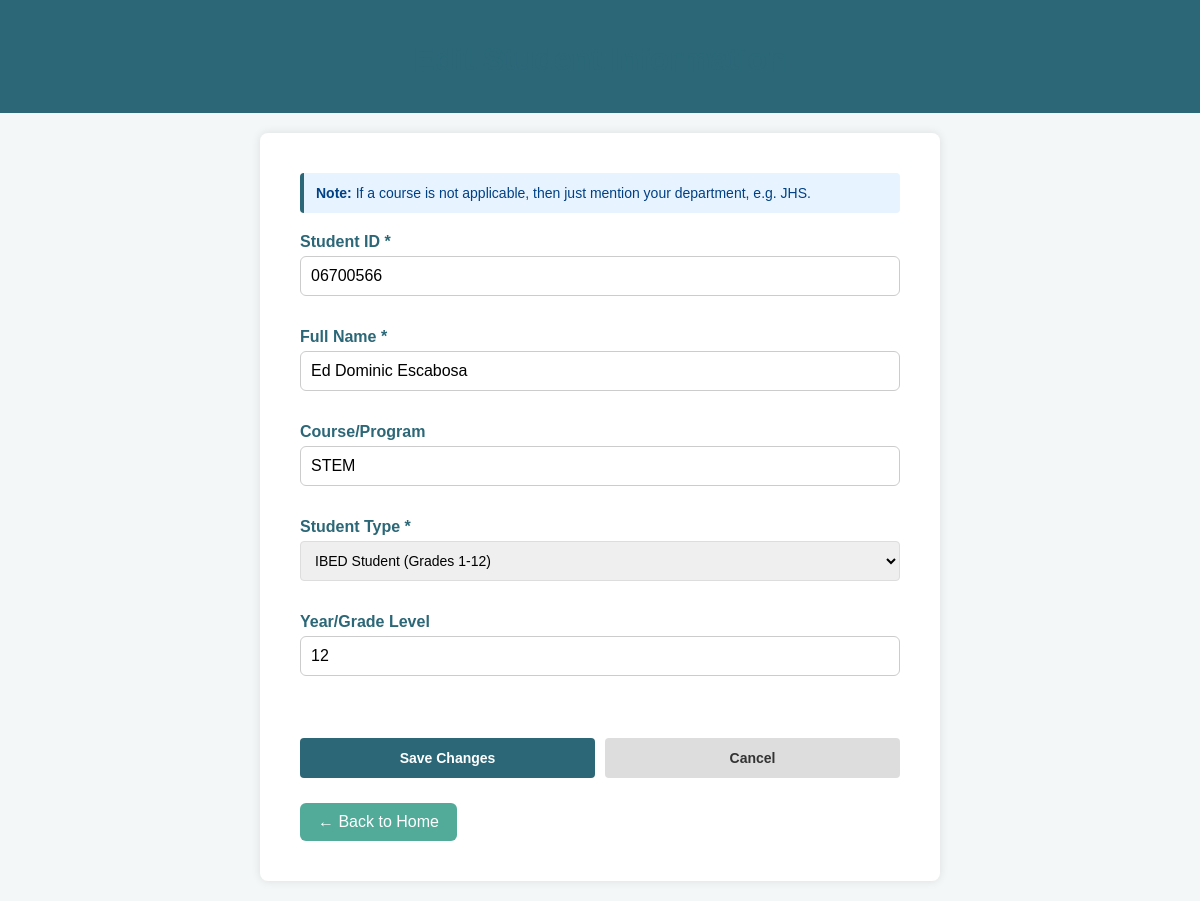
/edit_student/06700566, run on the app's committed database.
### tables this page shows
CREATE TABLE students (
            student_id TEXT PRIMARY KEY,
            name TEXT NOT NULL,
            course TEXT,
            year_level INTEGER, student_type TEXT DEFAULT 'college');

### CV-app/app.py (the view, shortened to what this page needs)
@app.route('/edit_student/<student_id>', methods=['GET', 'POST'])
def edit_student(student_id):
    conn = sqlite3.connect("database.db")
    c = conn.cursor()
    c.execute("SELECT student_id, name, course, year_level, student_type FROM students WHERE student_id=?", (student_id,))
    student = c.fetchone()
    conn.close()
    if not student:
        flash("Student not found.")
        return redirect(url_for('registered_students'))
    return render_template('edit_student.html', student=student)

### CV-app/templates/edit_student.html (shortened to what this page needs)
<!DOCTYPE html>
<html lang="en">
<head>
    <link rel="stylesheet" href="{{ url_for('static', filename='style.css') }}">
</head>
<body>
    <header>
        <h1>Edit Student Information</h1>
    </header>
    <div class="container">
        <div class="info-box">
            <strong>Note:</strong> If a course is not applicable, then just mention your department, e.g. JHS.
        </div>
        <form method="POST">
            <div class="form-group">
                <label for="student_id">Student ID *</label>
                <input type="text" id="student_id" name="student_id" value="{{ student[0] }}" required>
            </div>
            <div class="form-group">
                <label for="name">Full Name *</label>
                <input type="text" id="name" name="name" value="{{ student[1] }}" required>
            </div>
            <div class="form-group">
                <label for="course">Course/Program</label>
                <input type="text" id="course" name="course" value="{{ student[2] or '' }}">
            </div>
            <div class="form-group">
                <label for="student_type">Student Type *</label>
                <select id="student_type" name="student_type" required>
                    <option value="ibed" {% if student[4] == 'ibed' %}selected{% endif %}>IBED Student (Grades 1-12)</option>
                </select>
            </div>
            <div class="form-group">
                <label for="year_level">Year/Grade Level</label>
                <input type="text" id="year_level" name="year_level" value="{{ student[3] or '' }}" placeholder="e.g., 1, 2, 3...">
            </div>
            <div class="button-group">
                <button type="submit">Save Changes</button>
                <a href="/registered_students" class="btn-cancel">Cancel</a>
            </div>
        </form>
        <a href="/" class="back-button">← Back to Home</a>
    </div>
</body>
</html>

### CV-app/static/style.css (style rules this page uses)
body { font-family: 'Segoe UI', Tahoma, Geneva, Verdana, sans-serif; background: linear-gradient(to right, #e9f1fb, #f5f9ff); margin: 0; padding: 0; }
.container { max-width: 800px; margin: 40px auto; padding: 30px 40px; background-color: #ffffff; border-radius: 14px; box-shadow: 0 6px 25px rgba(0, 0, 0, 0.08); }
h1, h2 { color: #1f3b73; text-align: center; margin-bottom: 15px; }
form { display: flex; flex-direction: column; gap: 12px; margin-top: 10px; }
label { font-weight: 600; color: #333; }
input[type="text"], input[type="number"], textarea, select { padding: 10px; border: 1px solid #ccc; border-radius: 6px; font-size: 16px; width: 100%; box-sizing: border-box; }
button, input[type="submit"] { background-color: #1e90ff; color: white; padding: 10px 16px; border: none; border-radius: 6px; font-size: 16px; cursor: pointer; transition: background-color 0.25s ease; }
a.back-button { display: inline-block; margin-top: 25px; padding: 10px 18px; background-color: #52ab98; color: white; text-decoration: none; border-radius: 6px; font-weight: 500; transition: background-color 0.3s; }
button { min-width: 120px; }

### CV-app/templates/edit_student.html (style rules this page uses)
body { font-family: Arial, sans-serif; background: #f4f7f8; margin: 0; padding: 0; }
header { background-color: #2b6777; padding: 20px; color: white; text-align: center; }
.container { padding: 40px; max-width: 600px; margin: 20px auto; background: white; box-shadow: 0 0 10px rgba(0,0,0,0.1); border-radius: 8px; }
h1, h2 { color: #2b6777; }
form { margin-top: 20px; }
.form-group { margin-bottom: 20px; }
label { display: block; margin-bottom: 5px; color: #2b6777; font-weight: bold; }
input, select { width: 100%; padding: 10px; border: 1px solid #ddd; border-radius: 4px; font-size: 14px; box-sizing: border-box; transition: border-color 0.3s; }
.button-group { display: flex; gap: 10px; margin-top: 30px; }
button, .btn-cancel { flex: 1; padding: 12px; border: none; border-radius: 4px; font-size: 14px; font-weight: bold; cursor: pointer; transition: background-color 0.3s; }
button { background-color: #2b6777; color: white; }
.btn-cancel { background-color: #ddd; color: #333; text-decoration: none; display: flex; align-items: center; justify-content: center; }
.info-box { background-color: #e7f3ff; border-left: 4px solid #2b6777; padding: 12px; margin-bottom: 20px; border-radius: 4px; color: #004085; font-size: 14px; }
.back-button { display: inline-block; margin-top: 20px; padding: 10px 20px; background-color: #52ab98; color: white; text-decoration: none; border-radius: 5px; transition: background-color 0.3s; }

### data on the page
students: student_id "06700566", name "Ed Dominic Escabosa", course "STEM", student_type "IBED Student (Grades 1-12)", year_level "12"
